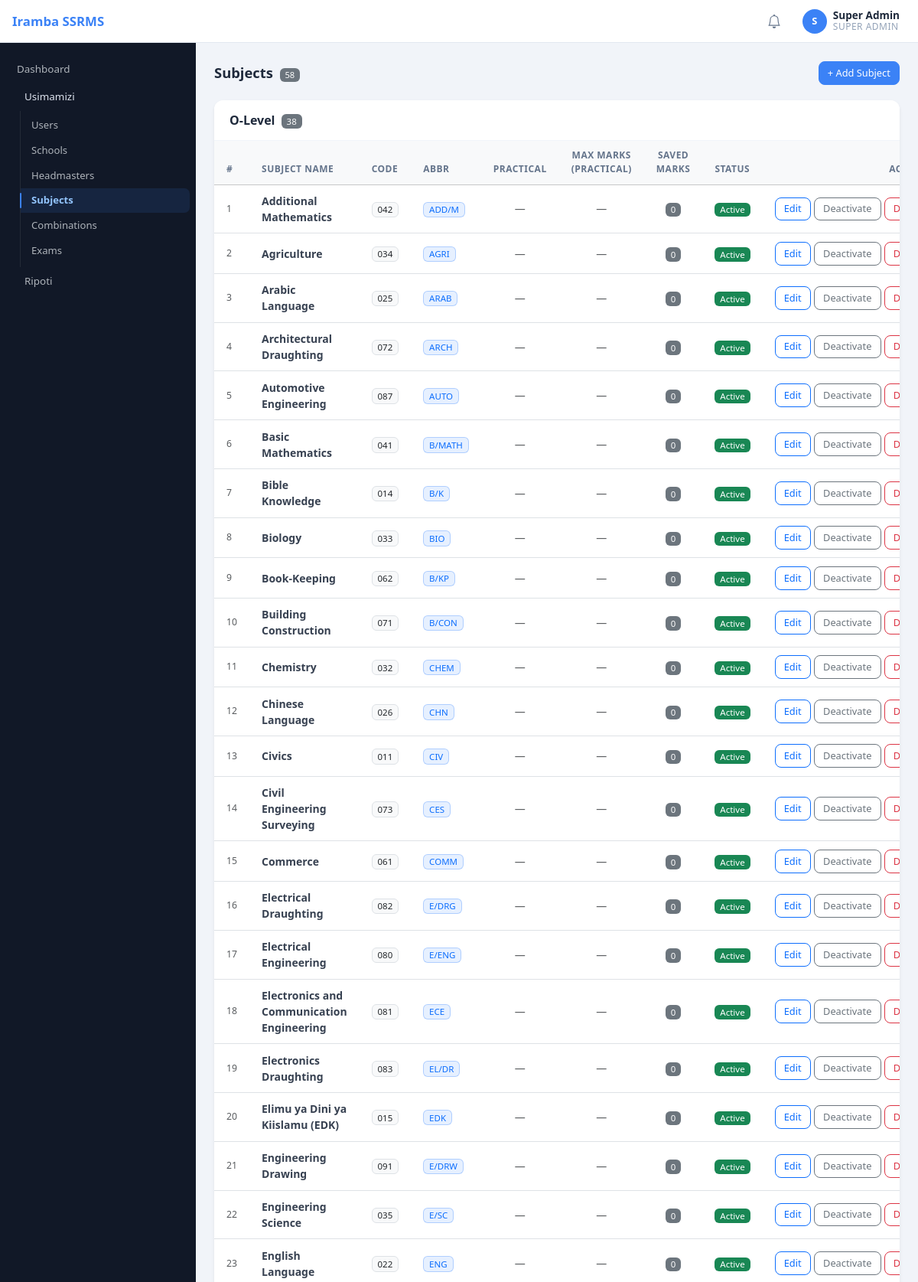
The page /district/subjects.php (signed in, upper part) on the database its author committed.
### tables this page shows
CREATE TABLE IF NOT EXISTS subjects (
  id                 INT AUTO_INCREMENT PRIMARY KEY,
  category           ENUM('o_level','a_level') NOT NULL,
  name               VARCHAR(120) NOT NULL,
  code               VARCHAR(30)  NOT NULL,
  abbr               VARCHAR(20)  NULL,
  is_principal       TINYINT(1)   NOT NULL DEFAULT 0,
  alevel_subject_type ENUM('principal','subsidiary','additional') NULL,
  has_practical      TINYINT(1)   NOT NULL DEFAULT 0,
  practical_max      INT          NOT NULL DEFAULT 0,
  status             ENUM('active','inactive') NOT NULL DEFAULT 'active',
  UNIQUE KEY uniq_subject (category, code)
);

### config/db.php (called while the page is built, shortened)
<?php
function db(): PDO
{
    static $pdo = null;
    if ($pdo instanceof PDO) {
        return $pdo;
    }
    $dsn = 'mysql:host=' . DB_HOST . ';port=' . DB_PORT . ';dbname=' . DB_NAME . ';charset=' . DB_CHARSET;
    $pdo = new PDO(
        $dsn,
        DB_USER,
        DB_PASS,
        [
            PDO::ATTR_ERRMODE => PDO::ERRMODE_EXCEPTION,
            PDO::ATTR_DEFAULT_FETCH_MODE => PDO::FETCH_ASSOC,
            PDO::ATTR_EMULATE_PREPARES => false,
        ]
    );
    return $pdo;
}

### includes/helpers.php (called while the page is built, shortened)
<?php
function e(?string $value): string
{
    return htmlspecialchars((string)$value, ENT_QUOTES, 'UTF-8');
}

### district/subjects.php (the view, shortened to what this page needs)
<?php
require_once __DIR__ . '/../includes/layout.php';
$subjects = db()->query(
    'SELECT s.*, COUNT(m.id) AS marks_count
     FROM subjects s
     LEFT JOIN marks m ON m.subject_id = s.id
     GROUP BY s.id
     ORDER BY s.category, s.name'
)->fetchAll();
$grouped = ['o_level' => [], 'a_level' => []];
foreach ($subjects as $s) {
    $grouped[$s['category']][] = $s;
}
?>
<div class="page-heading">
  <h4>Subjects <span class="badge bg-secondary ms-1" style="font-size:.7rem"><?= count($subjects) ?></span></h4>
  <button class="btn btn-primary btn-sm" data-bs-toggle="modal" data-bs-target="#modalAdd">
    + Add Subject
  </button>
</div>
<?php foreach ([['o_level', 'O-Level'], ['a_level', 'A-Level']] as [$cat, $label]): ?>
  <div class="card shadow-sm mb-4">
    <div class="card-header fw-semibold"><?= $label ?> <span class="badge bg-secondary ms-1"><?= count($grouped[$cat]) ?></span></div>
    <div class="table-responsive">
      <table class="table table-hover mb-0 align-middle">
        <thead class="table-light">
          <tr>
            <th>#</th>
            <th>Subject Name</th>
            <th class="d-none d-sm-table-cell">Code</th>
            <th class="d-none d-sm-table-cell">Abbr</th>
            <th class="text-center">Practical</th>
            <th class="text-center d-none d-md-table-cell">Max Marks (Practical)</th>
            <th class="text-center d-none d-md-table-cell">Saved Marks</th>
            <th>Status</th>
            <th class="text-end">Actions</th>
          </tr>
        </thead>
        <tbody>
          <?php foreach ($grouped[$cat] as $i => $s): ?>
          <tr>
            <td class="text-muted small"><?= $i + 1 ?></td>
            <td class="fw-semibold"><?= e($s['name']) ?></td>
            <td class="d-none d-sm-table-cell"><span class="badge bg-light text-dark border"><?= e($s['code']) ?></span></td>
            <td class="d-none d-sm-table-cell">
              <?= $s['abbr'] ? '<span class="badge bg-primary bg-opacity-10 text-primary border border-primary border-opacity-25">'.e($s['abbr']).'</span>' : '<span class="text-muted">—</span>' ?>
            </td>
            <td class="text-center">
              <?php if ($s['has_practical']): ?>
                <span class="badge bg-info text-dark">Yes</span>
              <?php else: ?>
                <span class="text-muted">—</span>
              <?php endif; ?>
            </td>
            <td class="text-center d-none d-md-table-cell">
              <?= $s['has_practical'] ? (int)$s['practical_max'] : '<span class="text-muted">—</span>' ?>
            </td>
            <td class="text-center d-none d-md-table-cell">
              <span class="badge bg-secondary"><?= (int)$s['marks_count'] ?></span>
            </td>
            <td>
              <?php if ($s['status'] === 'active'): ?>
                <span class="badge bg-success">Active</span>
              <?php else: ?>
                <span class="badge bg-danger">Inactive</span>
              <?php endif; ?>
            </td>
            <td class="text-end">
              <div class="d-flex gap-1 justify-content-end">
                <button class="btn btn-outline-primary btn-sm btn-edit"
                        data-id="<?= (int)$s['id'] ?>"
                        data-bs-toggle="modal" data-bs-target="#modalEdit">
                  Edit
                </button>
                <form method="post" class="d-inline">
                  <button class="btn btn-outline-secondary btn-sm" type="submit"
                          onclick="return confirm('Change the status of this subject?')">
                    <?= $s['status'] === 'active' ? 'Deactivate' : 'Activate' ?>
                  </button>
                </form>
                <form method="post" class="d-inline">
                  <button class="btn btn-outline-danger btn-sm" type="submit"
                          onclick="return confirm('Delete subject <?= e(addslashes($s['name'])) ?>? This action cannot be undone.')">
                    Delete
                  </button>
                </form>
              </div>
            </td>
          </tr>
          <?php endforeach; ?>
        </tbody>
      </table>
    </div>
  </div>
<?php endforeach; ?>

### assets/css/app.css (style rules this page uses)
*, *::before, *::after { box-sizing: border-box; }
:root { --sidebar-w: 256px; --navbar-h: 56px; --primary: #3b82f6; --primary-dark: #2563eb; --sidebar-bg: #111827; --sidebar-border: rgba(255,255,255,.07); --sidebar-text: rgba(209,213,219,.82); --sidebar-muted: rgba(156,163,175,.55); --sidebar-hover-bg: rgba(255,255,255,.05); --sidebar-active-bg: rgba(59,130,246,.12); --sidebar-active-text:#93c5fd; --sidebar-active-bar: #3b82f6; --body-bg: #f1f4f9; --card-radius: 12px; }
body { background: var(--body-bg); font-family: 'Segoe UI', system-ui, sans-serif; margin: 0; min-height: 100vh; }
.page-heading { display: flex; align-items: center; justify-content: space-between; margin-bottom: 1.25rem; flex-wrap: wrap; gap: .5rem; }
.page-heading h4 { margin: 0; font-weight: 700; color: #1e293b; font-size: 1.15rem; }
.card { border: none; border-radius: var(--card-radius); box-shadow: 0 1px 4px rgba(0,0,0,.06); }
.card-header { background: #fff; border-bottom: 1px solid #f1f5f9; border-radius: var(--card-radius) var(--card-radius) 0 0 !important; padding: .875rem 1.25rem; font-weight: 600; color: #1e293b; }
.table { font-size: .875rem; }
.table th { font-size: .75rem; font-weight: 600; text-transform: uppercase; letter-spacing: .5px; color: #64748b; }
.table td { color: #374151; vertical-align: middle; }
.table > :not(caption) > * > * { padding: .65rem 1rem; }
.badge { font-weight: 500; font-size: .72rem; padding: .3em .6em; }
.btn { border-radius: 8px; font-size: .875rem; font-weight: 500; }
.btn-sm { font-size: .8rem; padding: .3rem .7rem; }
.btn-primary { background: var(--primary); border-color: var(--primary); }

### rows shown on the page
subjects: name "Additional Mathematics", code "042", abbr "ADD/M", marks_count "0", status "Active"
subjects: name "Agriculture", code "034", abbr "AGRI", marks_count "0", status "Active"
subjects: name "Arabic Language", code "025", abbr "ARAB", marks_count "0", status "Active"
subjects: name "Architectural Draughting", code "072", abbr "ARCH", marks_count "0", status "Active"
subjects: name "Automotive Engineering", code "087", abbr "AUTO", marks_count "0", status "Active"
subjects: name "Basic Mathematics", code "041", abbr "B/MATH", marks_count "0", status "Active"
subjects: name "Bible Knowledge", code "014", abbr "B/K", marks_count "0", status "Active"
subjects: name "Biology", code "033", abbr "BIO", marks_count "0", status "Active"
subjects: name "Book-Keeping", code "062", abbr "B/KP", marks_count "0", status "Active"
subjects: name "Building Construction", code "071", abbr "B/CON", marks_count "0", status "Active"
subjects: name "Chemistry", code "032", abbr "CHEM", marks_count "0", status "Active"
subjects: name "Chinese Language", code "026", abbr "CHN", marks_count "0", status "Active"
subjects: name "Civics", code "011", abbr "CIV", marks_count "0", status "Active"
subjects: name "Civil Engineering Surveying", code "073", abbr "CES", marks_count "0", status "Active"
subjects: name "Commerce", code "061", abbr "COMM", marks_count "0", status "Active"
subjects: name "Electrical Draughting", code "082", abbr "E/DRG", marks_count "0", status "Active"
subjects: name "Electrical Engineering", code "080", abbr "E/ENG", marks_count "0", status "Active"
subjects: name "Electronics and Communication Engineering", code "081", abbr "ECE", marks_count "0", status "Active"
subjects: name "Electronics Draughting", code "083", abbr "EL/DR", marks_count "0", status "Active"
subjects: name "Elimu ya Dini ya Kiislamu (EDK)", code "015", abbr "EDK", marks_count "0", status "Active"
subjects: name "Engineering Drawing", code "091", abbr "E/DRW", marks_count "0", status "Active"
subjects: name "Engineering Science", code "035", abbr "E/SC", marks_count "0", status "Active"
subjects: name "English Language", code "022", abbr "ENG", marks_count "0", status "Active"

### other values the page prints
APP_NAME "Iramba SSRMS"
$initial "S"
$user['full_name'] "Super Admin"
$role_label "SUPER ADMIN"
$item['label'] "Dashboard"
$item['group'] "Usimamizi"
$child['label'] "Users"
$child['label'] "Schools"
$child['label'] "Headmasters"
$child['label'] "Subjects"
$child['label'] "Combinations"
$child['label'] "Exams"
$item['group'] "Ripoti"
count($subjects) "58"
$label "O-Level"
